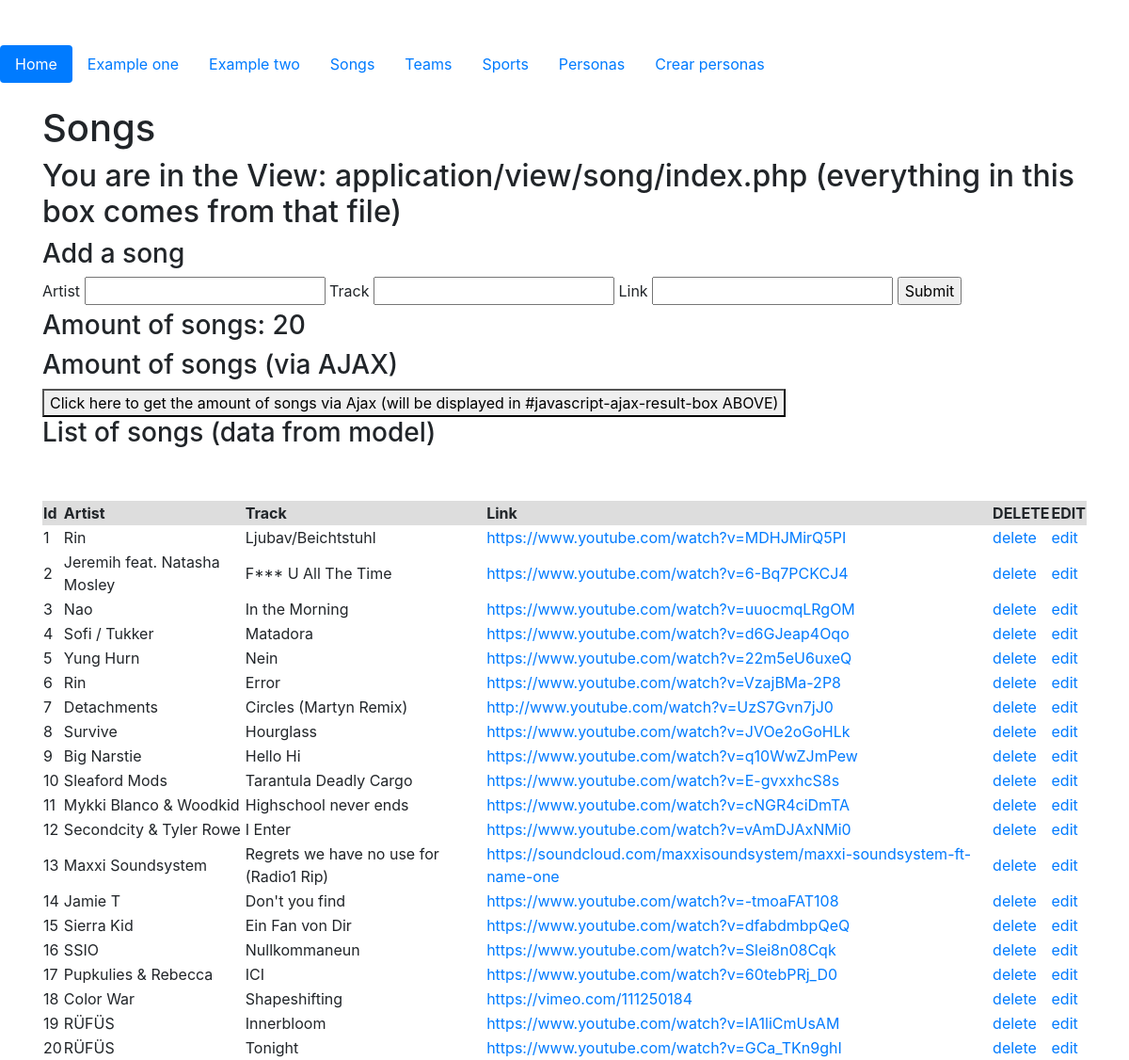
Screenshot of /songs with the database file from the repository.
### tables this page shows
CREATE TABLE `song` (
  `id` int(11) NOT NULL AUTO_INCREMENT,
  `artist` text NOT NULL,
  `track` text NOT NULL,
  `link` text,
  PRIMARY KEY (`id`),
  UNIQUE KEY `id` (`id`)
);

### application/Controller/SongsController.php (called while the page is built, shortened)
<?php
class SongsController
{
    public function index()
    {
        $Song = new Song();
        $songs = $Song->getAllSongs();
        $amount_of_songs = $Song->getAmountOfSongs();
        require APP . 'view/_templates/header.php';
        require APP . 'view/songs/index.php';
        require APP . 'view/_templates/footer.php';
    }
}

### public/index.php (called while the page is built, shortened)
<?php
$app = new Application();

### application/Core/Model.php (called while the page is built, shortened)
<?php
class Model
{
    private function openDatabaseConnection()
    {
        $options = array(PDO::ATTR_DEFAULT_FETCH_MODE => PDO::FETCH_OBJ, PDO::ATTR_ERRMODE => PDO::ERRMODE_WARNING);
        if (DB_TYPE == "pgsql") {
            $databaseEncodingenc = " options='--client_encoding=" . DB_CHARSET . "'";
        } else {
            $databaseEncodingenc = "; charset=" . DB_CHARSET;
        }
        $this->db = new PDO(DB_TYPE . ':host=' . DB_HOST . ';dbname=' . DB_NAME . $databaseEncodingenc, DB_USER, DB_PASS, $options);
    }
}

### application/Model/Song.php (called while the page is built, shortened)
<?php
class Song extends Model
{
    public function getAllSongs()
    {
        $sql = "SELECT id, artist, track, link FROM song";
        $query = $this->db->prepare($sql);
        $query->execute();
        return $query->fetchAll();
    }
    public function getAmountOfSongs()
    {
        $sql = "SELECT COUNT(id) AS amount_of_songs FROM song";
        $query = $this->db->prepare($sql);
        $query->execute();
        return $query->fetch()->amount_of_songs;
    }
}

### application/view/songs/index.php (the view, shortened to what this page needs)
<div class="container">
    <h1>Songs</h1>
    <h2>You are in the View: application/view/song/index.php (everything in this box comes from that file)</h2>
    <div class="box">
        <h3>Add a song</h3>
        <form action="<?php echo URL; ?>songs/addsong" method="POST">
            <label>Artist</label>
            <input type="text" name="artist" value="" required />
            <label>Track</label>
            <input type="text" name="track" value="" required />
            <label>Link</label>
            <input type="text" name="link" value="" />
            <input type="submit" name="submit_add_song" value="Submit" />
        </form>
    </div>
    <div class="box">
        <h3>Amount of songs: <?php echo $amount_of_songs; ?></h3>
        <h3>Amount of songs (via AJAX)</h3>
        <div>
            <button id="javascript-ajax-button">Click here to get the amount of songs via Ajax (will be displayed in #javascript-ajax-result-box ABOVE)</button>
        </div>
        <h3>List of songs (data from model)</h3>
        <table>
            <thead style="background-color: #ddd; font-weight: bold;">
            <tr>
                <td>Id</td>
                <td>Artist</td>
                <td>Track</td>
                <td>Link</td>
                <td>DELETE</td>
                <td>EDIT</td>
                <br><br>
            </tr>
            </thead>
            <tbody>
            <?php foreach ($songs as $song) { ?>
                <tr>
                    <td><?php if (isset($song->id)) echo htmlspecialchars($song->id, ENT_QUOTES, 'UTF-8'); ?></td>
                    <td><?php if (isset($song->artist)) echo htmlspecialchars($song->artist, ENT_QUOTES, 'UTF-8'); ?></td>
                    <td><?php if (isset($song->track)) echo htmlspecialchars($song->track, ENT_QUOTES, 'UTF-8'); ?></td>
                    <td>
                        <?php if (isset($song->link)) { ?>
                            <a href="<?php echo htmlspecialchars($song->link, ENT_QUOTES, 'UTF-8'); ?>"><?php echo htmlspecialchars($song->link, ENT_QUOTES, 'UTF-8'); ?></a>
                        <?php } ?>
                    </td>
                    <td><a href="<?php echo URL . 'songs/deletesong/' . htmlspecialchars($song->id, ENT_QUOTES, 'UTF-8'); ?>">delete</a></td>
                    <td><a href="<?php echo URL . 'songs/editsong/' . htmlspecialchars($song->id, ENT_QUOTES, 'UTF-8'); ?>">edit</a></td>
                </tr>
            <?php } ?>
            </tbody>
        </table>
    </div>
</div>

### application/Core/Application.php (shortened to what this page needs)
<?php
class Application
{
    private $url_controller = null;
    private $url_action = null;
    private $url_params = array();
    public function __construct()
    {
        if (!$this->url_controller) {
            $page = new \Mini\Controller\HomeController();
            $page->index();
        } elseif (file_exists(APP . 'Controller/' . ucfirst($this->url_controller) . 'Controller.php')) {
            $this->url_controller = new $controller();
            if (method_exists($this->url_controller, $this->url_action) &&
                is_callable(array($this->url_controller, $this->url_action))) {
                if (!empty($this->url_params)) {
                    call_user_func_array(array($this->url_controller, $this->url_action), $this->url_params);
                } else {
                    $this->url_controller->{$this->url_action}();
                }
            } else {
                if (strlen($this->url_action) == 0) {
                    $this->url_controller->index();
                } else {
                    $page = new \Mini\Controller\ErrorController();
                    $page->index();
                }
            }
        } else {
            $page = new \Mini\Controller\ErrorController();
            $page->index();
        }
    }
    private function splitUrl()
    {
        if (isset($_GET['url'])) {
            $url = trim($_GET['url'], '/');
            $url = filter_var($url, FILTER_SANITIZE_URL);
            $url = explode('/', $url);
            $this->url_controller = isset($url[0]) ? $url[0] : null;
            $this->url_action = isset($url[1]) ? $url[1] : null;
            unset($url[0], $url[1]);
            $this->url_params = array_values($url);
        }
    }
}

### application/view/_templates/header.php (shortened to what this page needs)
<!DOCTYPE html>
<html lang="en">
<head>
    <rel="stylesheet" href="<?php echo URL; ?>css/bootstrap.css">
    <link rel="stylesheet" href="<?php echo URL; ?>css/dataTables.css">
    <link rel="stylesheet" href="https://stackpath.bootstrapcdn.com/bootstrap/4.1.1/css/bootstrap.min.css">
</head>
<body>
    <div class="">
        <br><br>
        <ul class="nav nav-pills">
            <li class="nav-item">
        <a class="nav-link active" href="<?php echo URL; ?>">Home</a>&nbsp; &nbsp;
            </li>
            <li class="nav-item">
        <a class="nav-link" href="<?php echo URL; ?>home/exampleone">Example one</a>
            </li>
            <li class="nav-item">
        <a class="nav-link " href="<?php echo URL; ?>home/exampletwo">Example two</a>
            </li>
            <li class="nav-item">
        <a class="nav-link " href="<?php echo URL; ?>songs">Songs</a>
            </li>
            <li class="nav-item">
        <a class="nav-link " href="<?php echo URL; ?>team"> Teams </a>
            </li>
            <li class="nav-item">
        <a class="nav-link " href="<?php echo URL; ?>sport"> Sports </a>
            </li>
            <li class="nav-item">
        <a class="nav-link " href="<?php echo URL; ?>persona"> Personas </a>
            </li>
            <li class="nav-item">
        <a class="nav-link " href="<?php echo URL; ?>persona/crear"> Crear personas </a>
            </li>
        </ul>
    </div>

### application/view/_templates/footer.php (shortened to what this page needs)
    <link rel="stylesheet" href="https://use.fontawesome.com/releases/v5.1.0/css/all.css">
</body>
</html>

### rows the page displays
song: id "1", artist "Rin", track "Ljubav/Beichtstuhl", link "https://www.youtube.com/watch?v=MDHJMirQ5PI"
song: id "2", artist "Jeremih feat. Natasha Mosley", track "F*** U All The Time", link "https://www.youtube.com/watch?v=6-Bq7PCKCJ4"
song: id "3", artist "Nao", track "In the Morning", link "https://www.youtube.com/watch?v=uuocmqLRgOM"
song: id "4", artist "Sofi / Tukker", track "Matadora", link "https://www.youtube.com/watch?v=d6GJeap4Oqo"
song: id "5", artist "Yung Hurn", track "Nein", link "https://www.youtube.com/watch?v=22m5eU6uxeQ"
song: id "6", artist "Rin", track "Error", link "https://www.youtube.com/watch?v=VzajBMa-2P8"
song: id "7", artist "Detachments", track "Circles (Martyn Remix)", link "http://www.youtube.com/watch?v=UzS7Gvn7jJ0"
song: id "8", artist "Survive", track "Hourglass", link "https://www.youtube.com/watch?v=JVOe2oGoHLk"
song: id "9", artist "Big Narstie", track "Hello Hi", link "https://www.youtube.com/watch?v=q10WwZJmPew"
song: id "10", artist "Sleaford Mods", track "Tarantula Deadly Cargo", link "https://www.youtube.com/watch?v=E-gvxxhcS8s"
song: id "11", artist "Mykki Blanco & Woodkid", track "Highschool never ends", link "https://www.youtube.com/watch?v=cNGR4ciDmTA"
song: id "12", artist "Secondcity & Tyler Rowe", track "I Enter", link "https://www.youtube.com/watch?v=vAmDJAxNMi0"
song: id "13", artist "Maxxi Soundsystem", track "Regrets we have no use for (Radio1 Rip)", link "https://soundcloud.com/maxxisoundsystem/maxxi-soundsystem-ft-name-one"
song: id "14", artist "Jamie T", track "Don't you find", link "https://www.youtube.com/watch?v=-tmoaFAT108"
song: id "15", artist "Sierra Kid", track "Ein Fan von Dir", link "https://www.youtube.com/watch?v=dfabdmbpQeQ"
song: id "16", artist "SSIO", track "Nullkommaneun", link "https://www.youtube.com/watch?v=Slei8n08Cqk"
song: id "17", artist "Pupkulies & Rebecca", track "ICI", link "https://www.youtube.com/watch?v=60tebPRj_D0"
song: id "18", artist "Color War", track "Shapeshifting", link "https://vimeo.com/111250184"
song: id "19", artist "RÜFÜS", track "Innerbloom", link "https://www.youtube.com/watch?v=IA1liCmUsAM"
song: id "20", artist "RÜFÜS", track "Tonight", link "https://www.youtube.com/watch?v=GCa_TKn9ghI"

### other values shown
$amount_of_songs "20"
